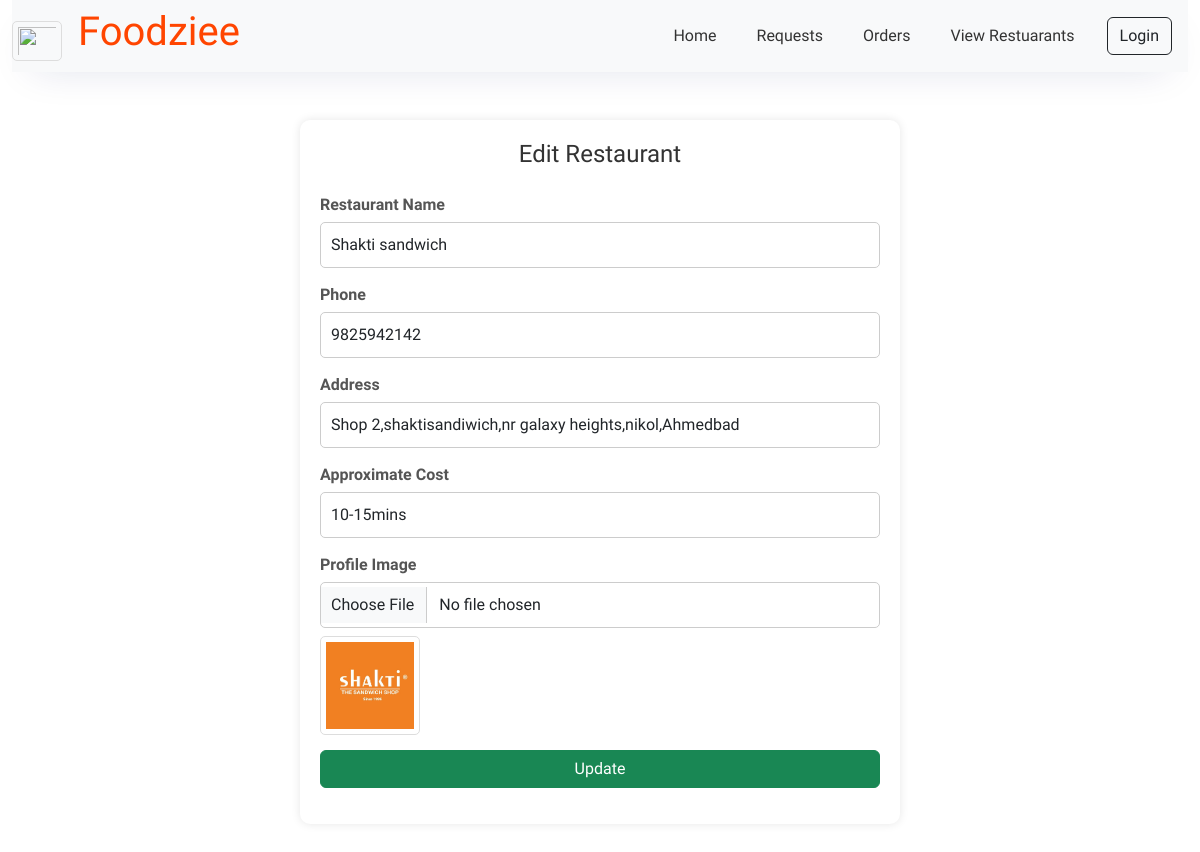
Page /admin/edit_restaurant.php?id=12 on the committed database.
### tables this page shows
CREATE TABLE `r_o_details` (
  `r_o_id` int(11) NOT NULL,
  `r_o_name` varchar(25) NOT NULL,
  `r_o_email` varchar(30) NOT NULL,
  `r_o_phone` varchar(12) NOT NULL,
  `r_o_username` varchar(15) NOT NULL,
  `r_o_password` varchar(255) NOT NULL,
  `r_o_address` varchar(300) NOT NULL,
  `r_o_bankname` varchar(10) NOT NULL,
  `r_o_branchname` varchar(10) NOT NULL,
  `r_o_account` int(20) NOT NULL,
  `r_o_ifsc` int(12) NOT NULL,
  `res_name` varchar(20) NOT NULL,
  `res_email` varchar(30) NOT NULL,
  `res_phone` varchar(10) NOT NULL,
  `profile` varchar(255) NOT NULL,
  `res_address` varchar(300) NOT NULL,
  `res_fssai` varchar(20) NOT NULL,
  `approx` varchar(50) NOT NULL,
  `status` int(11) NOT NULL DEFAULT 1,
  `date/time` timestamp NOT NULL DEFAULT current_timestamp() ON UPDATE current_timestamp(),
  `Requests` varchar(50) NOT NULL DEFAULT 'Pending',
  `is_open` tinyint(1) NOT NULL DEFAULT 0
);

### admin/edit_restaurant.php (the view, shortened to what this page needs)
<?php
include 'link.php';
$restaurant_id = isset($_GET['id']) ? intval($_GET['id']) : 0;
$sql = "SELECT * FROM r_o_details WHERE r_o_id = ?";
$stmt = $con->prepare($sql);
$stmt->bind_param("i", $restaurant_id);
$stmt->execute();
$result = $stmt->get_result();
$restaurant = $result->fetch_assoc();
?>
<!DOCTYPE html>
<html lang="en">
<head>
    <link rel="stylesheet" href="../css/font.css">
    <link rel="stylesheet" href="nav.css">
    <link rel="stylesheet" href="edit_restaurant.css">
</head>
<body>
    <?php include 'a-header.php'; ?>
    <div class="container mt-5">
        <h2 class="text-center mb-4">Edit Restaurant</h2>
        <form action="" method="POST" enctype="multipart/form-data">
            <div class="form-group">
                <label>Restaurant Name</label>
                <input type="text" name="res_name" class="form-control" value="<?= htmlspecialchars($restaurant['res_name']) ?>" required>
            </div>
            <div class="form-group">
                <label>Phone</label>
                <input type="text" name="r_o_phone" class="form-control" value="<?= htmlspecialchars($restaurant['r_o_phone']) ?>" required>
            </div>
            <div class="form-group">
                <label>Address</label>
                <input type="text" name="res_address" class="form-control" value="<?= htmlspecialchars($restaurant['res_address']) ?>" required>
            </div>
            <div class="form-group">
                <label>Approximate Cost</label>
                <input type="text" name="approx" class="form-control" value="<?= htmlspecialchars($restaurant['approx']) ?>" required>
            </div>
            <div class="form-group">
                <label>Profile Image</label>
                <input type="file" name="profile" class="form-control">
                <?php if (!empty($restaurant['profile'])) { ?>
                    <img src="../ajax/imgs/card(restaurant)/<?= htmlspecialchars($restaurant['profile']) ?>" alt="Profile Image" width="100" class="mt-2">
                <?php } ?>
            </div>
            <button type="submit" class="btn btn-success">Update</button>
        </form>
    </div>
</body>
</html>

### admin/edit_restaurant.css (style rules this page uses)
.container { max-width: 600px; background: white; margin: 50px auto; padding: 20px; border-radius: 10px; box-shadow: 0px 0px 10px rgba(0, 0, 0, 0.1); }
h2 { text-align: center; color: #333; font-size: 24px; }
form { display: flex; flex-direction: column; }
.form-group { margin-bottom: 15px; }
label { font-weight: bold; color: #555; margin-bottom: 5px; display: block; }
input[type="text"], input[type="file"] { width: 100%; padding: 10px; border: 1px solid #ccc; border-radius: 5px; font-size: 16px; }
button { background-color: #28a745; color: white; border: none; padding: 10px 15px; font-size: 16px; border-radius: 5px; cursor: pointer; transition: 0.3s; }
img { display: block; margin-top: 10px; border-radius: 5px; width: 100px; height: auto; border: 1px solid #ddd; padding: 5px; }

### rows in the picture
r_o_details: res_name "Shakti sandwich", r_o_phone "9825942142", res_address "Shop 2,shaktisandiwich,nr galaxy heights,nikol,Ahmedbad", approx "10-15mins", profile (picture)
